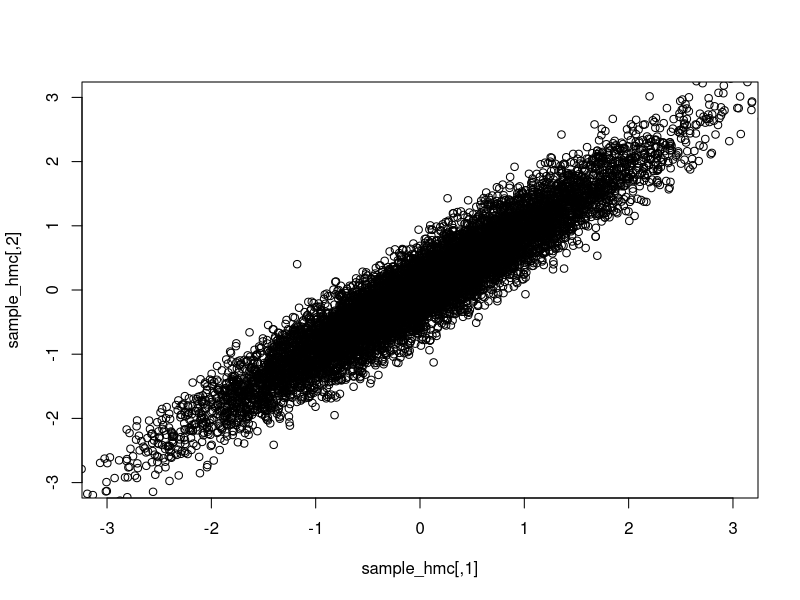
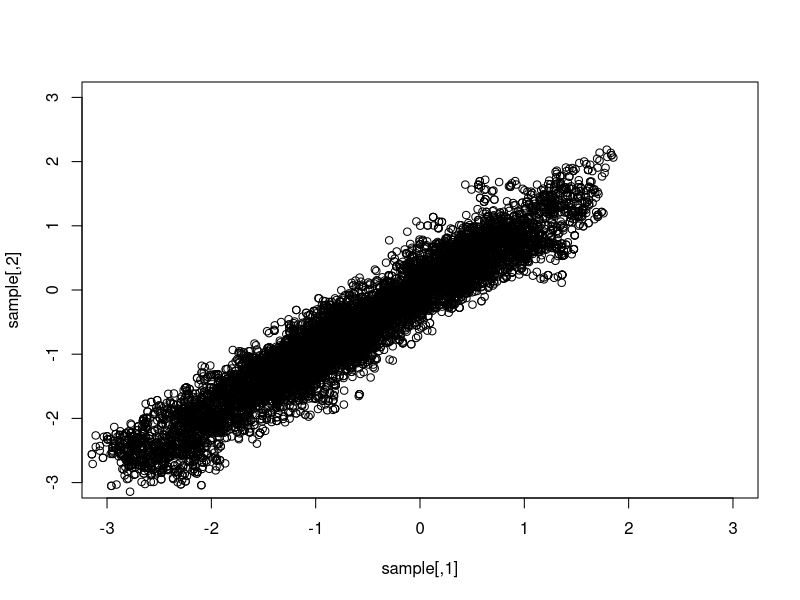

Source code (R) for these figures, in order:
library(numDeriv)
library(mvtnorm)

# We will sample from bivariate MVN(c(0,0), Sigma), with a very high correlation.

rho <- 0.95
Sigma <- matrix(c(1, rho, rho, 1), nrow=2)
Sigma_inv <- solve(Sigma)

# As in Neal's tutorial
       
# U is minus the log likelihood
U <- function(q) {
  return(as.numeric(matrix(q, nrow=1) %*% Sigma_inv %*% matrix(q, nrow=2))/2 + log(2*pi) + 0.5*log(det(Sigma)))
}

# Gradient of U
grad_U <- function(q) {
  return(as.numeric(Sigma_inv %*% matrix(q, nrow=2)))
}

# HMC Sampler
HMC <- function(U, grad_U, epsilon, L, current_q) {
  
  # Current "position"
  q <- current_q
  
  # Sample a momentum and initialize
  p <- rnorm(length(q), 0, 1)
  current_p <- p
  
  # Make the first half step
  p <- p - epsilon*grad_U(q) / 2
  
  # Do the leapfrog part
  for (i in 1:L) {
    q <- q + epsilon*p
    if (i < L) p <- p - epsilon*grad_U(q)
  }
  
  # Make the last half step
  p <- p - epsilon*grad_U(q) / 2
  p <- -p
  
  # Accept or reject the proposal (q)
  current_U <- U(current_q)
  current_K <- sum(current_p^2) / 2
  proposed_U <- U(q)
  proposed_K <- sum(p^2) / 2
  if (runif(1) < exp(proposed_U+proposed_K-current_U-current_K))
    return(list(new_val=q, accepted=1))
  else
    return(list(new_val = current_q, accepted=0))
}

# Random walk Metropolis Sampler
Metropolis_sampler <- function(current_q, proposal_sd) {
  
  q <- current_q + rnorm(2, 0, proposal_sd)

  # Accept or reject the proposal (q)
  num <- -U(q)
  den <- -U(current_q)
  
  if (runif(1) < exp(num-den))
    return(list(new_val=q, accepted=1))
  else
    return(list(new_val = current_q, accepted=0))
}


# Step size
epsilon <- 1/30

# Number ofleapfrog jumps
L <- 30

init <- c(0,0)

# Number of posterior sample
n_mcmc <- 10000

# Initialize chain
sample_hmc <- matrix(0, nrow=n_mcmc, ncol=2)
sample_hmc[1,] <- init
accepted_hmc <- 0

# Sample from target distribution
for(i in 2:n_mcmc) {
  temp <- HMC(U=U, grad_U=grad_U, epsilon=epsilon, L=L, current_q = sample_hmc[i-1,])
  sample_hmc[i,] <- temp$new_val
  accepted_hmc <- accepted_hmc + temp$accepted
}

# Verify that the values drawn are actually from the target distribution
plot(sample_hmc, xlim=c(-3, 3), ylim=c(-3, 3))
cor(sample_hmc)

# Acceptance rate (should be very high)
accepted_hmc / n_mcmc

## Do the same thing for the random walk Metropolis sampler
# Initialize chain
sample <- matrix(0, nrow=n_mcmc, ncol=2)
sample[1,] <- init
accepted <- 0
proposal_sd <- 0.1

# Sample from target distribution
for(i in 2:n_mcmc) {
  temp <- Metropolis_sampler(sample[i-1,], proposal_sd)
  sample[i,] <- temp$new_val
  accepted <- accepted + temp$accepted
}

# Verify that the sample correlation is quite different from the true rho (0.95)
plot(sample, xlim=c(-3, 3), ylim=c(-3, 3))
cor(sample)

# Acceptance rate (lower than in HMC)
accepted / n_mcmc
